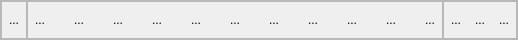
        <widget class="QFrame" name="toolbar">
         <property name="minimumSize">
          <size>
           <width>0</width>
           <height>0</height>
          </size>
         </property>
         <property name="maximumSize">
          <size>
           <width>16777215</width>
           <height>40</height>
          </size>
         </property>
         <property name="frameShape">
          <enum>QFrame::StyledPanel</enum>
         </property>
         <property name="frameShadow">
          <enum>QFrame::Raised</enum>
         </property>
         <layout class="QHBoxLayout" name="horizontalLayout_2">
          <property name="spacing">
           <number>0</number>
          </property>
          <property name="leftMargin">
           <number>0</number>
          </property>
          <property name="topMargin">
           <number>0</number>
          </property>
          <property name="rightMargin">
           <number>0</number>
          </property>
          <property name="bottomMargin">
           <number>0</number>
          </property>
          <item>
           <widget class="QFrame" name="frame">
            <property name="maximumSize">
             <size>
              <width>32</width>
              <height>16777215</height>
             </size>
            </property>
            <property name="frameShape">
             <enum>QFrame::StyledPanel</enum>
            </property>
            <property name="frameShadow">
             <enum>QFrame::Raised</enum>
            </property>
            <layout class="QHBoxLayout" name="horizontalLayout_4">
             <property name="spacing">
              <number>0</number>
             </property>
             <property name="leftMargin">
              <number>0</number>
             </property>
             <property name="topMargin">
              <number>0</number>
             </property>
             <property name="rightMargin">
              <number>0</number>
             </property>
             <property name="bottomMargin">
              <number>0</number>
             </property>
             <item>
              <widget class="QToolButton" name="hide">
               <property name="toolTip">
                <string>Hide menu</string>
               </property>
               <property name="text">
                <string>...</string>
               </property>
               <property name="icon">
                <iconset resource="../svg/icons.qrc">
                 <normaloff>:/icons/2849812_menu_multimedia_bars_media_icon.svg</normaloff>:/icons/2849812_menu_multimedia_bars_media_icon.svg</iconset>
               </property>
               <property name="iconSize">
                <size>
                 <width>25</width>
                 <height>25</height>
                </size>
               </property>
               <property name="autoRaise">
                <bool>true</bool>
               </property>
              </widget>
             </item>
            </layout>
           </widget>
          </item>
          <item alignment="Qt::AlignHCenter">
           <widget class="QFrame" name="frame_2">
            <property name="frameShape">
             <enum>QFrame::StyledPanel</enum>
            </property>
            <property name="frameShadow">
             <enum>QFrame::Raised</enum>
            </property>
            <layout class="QHBoxLayout" name="horizontalLayout_5" stretch="0,0,0,0,0,0,0,0,0,0,0">
             <property name="spacing">
              <number>15</number>
             </property>
             <property name="leftMargin">
              <number>0</number>
             </property>
             <property name="topMargin">
              <number>0</number>
             </property>
             <property name="rightMargin">
              <number>0</number>
             </property>
             <property name="bottomMargin">
              <number>0</number>
             </property>
             <item>
              <widget class="QToolButton" name="upload_img">
               <property name="toolTip">
                <string>Upload an image</string>
               </property>
               <property name="text">
                <string>...</string>
               </property>
               <property name="icon">
                <iconset resource="../svg/icons.qrc">
                 <normaloff>:/icons/1976052_gallery_image_images_photo_picture_icon.svg</normaloff>:/icons/1976052_gallery_image_images_photo_picture_icon.svg</iconset>
               </property>
               <property name="iconSize">
                <size>
                 <width>28</width>
                 <height>28</height>
                </size>
               </property>
               <property name="autoRaise">
                <bool>true</bool>
               </property>
              </widget>
             </item>
             <item>
              <widget class="QToolButton" name="save_img">
               <property name="toolTip">
                <string>Download image</string>
               </property>
               <property name="text">
                <string>...</string>
               </property>
               <property name="icon">
                <iconset resource="../svg/icons.qrc">
                 <normaloff>:/icons/2931171_download_import_save_down_storage_icon.svg</normaloff>:/icons/2931171_download_import_save_down_storage_icon.svg</iconset>
               </property>
               <property name="iconSize">
                <size>
                 <width>22</width>
                 <height>25</height>
                </size>
               </property>
               <property name="autoRaise">
                <bool>true</bool>
               </property>
              </widget>
             </item>
             <item>
              <widget class="QToolButton" name="upload_folder">
               <property name="toolTip">
                <string>Upload a folder</string>
               </property>
               <property name="text">
                <string>...</string>
               </property>
               <property name="icon">
                <iconset resource="../svg/icons.qrc">
                 <normaloff>:/icons/8324190_ui_essential_app_folder_upload_icon.svg</normaloff>:/icons/8324190_ui_essential_app_folder_upload_icon.svg</iconset>
               </property>
               <property name="iconSize">
                <size>
                 <width>25</width>
                 <height>25</height>
                </size>
               </property>
               <property name="autoRaise">
                <bool>true</bool>
               </property>
              </widget>
             </item>
             <item>
              <widget class="QToolButton" name="save_folder">
               <property name="toolTip">
                <string>Save folder</string>
               </property>
               <property name="text">
                <string>...</string>
               </property>
               <property name="icon">
                <iconset resource="../svg/icons.qrc">
                 <normaloff>:/icons/2931176_diskette_guardar_save_disk_drive_icon.svg</normaloff>:/icons/2931176_diskette_guardar_save_disk_drive_icon.svg</iconset>
               </property>
               <property name="iconSize">
                <size>
                 <width>25</width>
                 <height>23</height>
                </size>
               </property>
               <property name="autoRaise">
                <bool>true</bool>
               </property>
              </widget>
             </item>
             <item>
              <widget class="QToolButton" name="upload_mask">
               <property name="toolTip">
                <string>Upload a mask </string>
               </property>
               <property name="text">
                <string>...</string>
               </property>
               <property name="icon">
                <iconset resource="../svg/icons.qrc">
                 <normaloff>:/icons/Image_Segmentation_clip_art.svg</normaloff>:/icons/Image_Segmentation_clip_art.svg</iconset>
               </property>
               <property name="iconSize">
                <size>
                 <width>25</width>
                 <height>25</height>
                </size>
               </property>
               <property name="autoRaise">
                <bool>true</bool>
               </property>
              </widget>
             </item>
             <item>
              <widget class="QToolButton" name="toolButton_2">
               <property name="text">
                <string>...</string>
               </property>
               <property name="icon">
                <iconset resource="../svg/icons.qrc">
                 <normaloff>:/icons/285644_folder_green_icon.svg</normaloff>:/icons/285644_folder_green_icon.svg</iconset>
               </property>
               <property name="iconSize">
                <size>
                 <width>25</width>
                 <height>25</height>
                </size>
               </property>
               <property name="autoRaise">
                <bool>true</bool>
               </property>
              </widget>
             </item>
             <item>
              <widget class="QToolButton" name="toolButton_3">
               <property name="text">
                <string>...</string>
               </property>
               <property name="icon">
                <iconset resource="../svg/icons.qrc">
                 <normaloff>:/icons/1419157_download_folder_icon.ico</normaloff>:/icons/1419157_download_folder_icon.ico</iconset>
               </property>
               <property name="iconSize">
                <size>
                 <width>25</width>
                 <height>25</height>
                </size>
               </property>
               <property name="autoRaise">
                <bool>true</bool>
               </property>
              </widget>
             </item>
             <item>
              <widget class="QToolButton" name="upload_bbox">
               <property name="toolTip">
                <string>Upload a bounding box</string>
               </property>
               <property name="text">
                <string>...</string>
               </property>
               <property name="icon">
                <iconset resource="../svg/icons.qrc">
                 <normaloff>:/icons/9039845_bounding_box_circles_icon.svg</normaloff>:/icons/9039845_bounding_box_circles_icon.svg</iconset>
               </property>
               <property name="iconSize">
                <size>
                 <width>25</width>
                 <height>25</height>
                </size>
               </property>
               <property name="autoRaise">
                <bool>true</bool>
               </property>
              </widget>
             </item>
             <item>
              <widget class="QToolButton" name="toolButton_5">
               <property name="text">
                <string>...</string>
               </property>
               <property name="icon">
                <iconset resource="../svg/icons.qrc">
                 <normaloff>:/icons/285658_blue_folder_icon.svg</normaloff>:/icons/285658_blue_folder_icon.svg</iconset>
               </property>
               <property name="iconSize">
                <size>
                 <width>25</width>
                 <height>25</height>
                </size>
               </property>
               <property name="autoRaise">
                <bool>true</bool>
               </property>
              </widget>
             </item>
             <item>
              <widget class="QToolButton" name="toolButton_6">
               <property name="toolTip">
                <string>Save bounding box</string>
               </property>
               <property name="text">
                <string>...</string>
               </property>
               <property name="icon">
                <iconset resource="../svg/icons.qrc">
                 <normaloff>:/icons/285657_floppy_guardar_save_icon.svg</normaloff>:/icons/285657_floppy_guardar_save_icon.svg</iconset>
               </property>
               <property name="iconSize">
                <size>
                 <width>25</width>
                 <height>25</height>
                </size>
               </property>
               <property name="autoRaise">
                <bool>true</bool>
               </property>
              </widget>
             </item>
             <item>
              <widget class="QToolButton" name="toolButton_7">
               <property name="text">
                <string>...</string>
               </property>
               <property name="icon">
                <iconset resource="../svg/icons.qrc">
                 <normaloff>:/icons/7720257_neuron_connections_neural_network_icon.svg</normaloff>:/icons/7720257_neuron_connections_neural_network_icon.svg</iconset>
               </property>
               <property name="iconSize">
                <size>
                 <width>25</width>
                 <height>25</height>
                </size>
               </property>
               <property name="autoRaise">
                <bool>true</bool>
               </property>
              </widget>
             </item>
            </layout>
           </widget>
          </item>
          <item>
           <widget class="QFrame" name="frame_3">
            <property name="maximumSize">
             <size>
              <width>100</width>
              <height>16777215</height>
             </size>
            </property>
            <property name="frameShape">
             <enum>QFrame::StyledPanel</enum>
            </property>
            <property name="frameShadow">
             <enum>QFrame::Raised</enum>
            </property>
            <property name="lineWidth">
             <number>0</number>
            </property>
            <layout class="QHBoxLayout" name="horizontalLayout_3">
             <property name="spacing">
              <number>0</number>
             </property>
             <property name="leftMargin">
              <number>0</number>
             </property>
             <property name="topMargin">
              <number>0</number>
             </property>
             <property name="rightMargin">
              <number>0</number>
             </property>
             <property name="bottomMargin">
              <number>0</number>
             </property>
             <item>
              <widget class="QToolButton" name="minimize">
               <property name="toolTip">
                <string>Minimize</string>
               </property>
               <property name="text">
                <string>...</string>
               </property>
               <property name="icon">
                <iconset resource="../svg/icons.qrc">
                 <normaloff>:/icons/8664917_window_minimize_icon.svg</normaloff>:/icons/8664917_window_minimize_icon.svg</iconset>
               </property>
               <property name="iconSize">
                <size>
                 <width>20</width>
                 <height>20</height>
                </size>
               </property>
               <property name="autoRaise">
                <bool>true</bool>
               </property>
              </widget>
             </item>
             <item>
              <widget class="QToolButton" name="fullscreen">
               <property name="toolTip">
                <string>Fullscreen</string>
               </property>
               <property name="text">
                <string>...</string>
               </property>
               <property name="icon">
                <iconset resource="../svg/icons.qrc">
                 <normaloff>:/icons/8680270_fullscreen_line_icon.svg</normaloff>:/icons/8680270_fullscreen_line_icon.svg</iconset>
               </property>
               <property name="iconSize">
                <size>
                 <width>22</width>
                 <height>22</height>
                </size>
               </property>
               <property name="autoRaise">
                <bool>true</bool>
               </property>
              </widget>
             </item>
             <item>
              <widget class="QToolButton" name="close">
               <property name="toolTip">
                <string>Close</string>
               </property>
               <property name="text">
                <string>...</string>
               </property>
               <property name="icon">
                <iconset resource="../svg/icons.qrc">
                 <normaloff>:/icons/9110796_x_icon.svg</normaloff>:/icons/9110796_x_icon.svg</iconset>
               </property>
               <property name="iconSize">
                <size>
                 <width>20</width>
                 <height>20</height>
                </size>
               </property>
               <property name="autoRaise">
                <bool>true</bool>
               </property>
              </widget>
             </item>
            </layout>
           </widget>
          </item>
         </layout>
        </widget>
